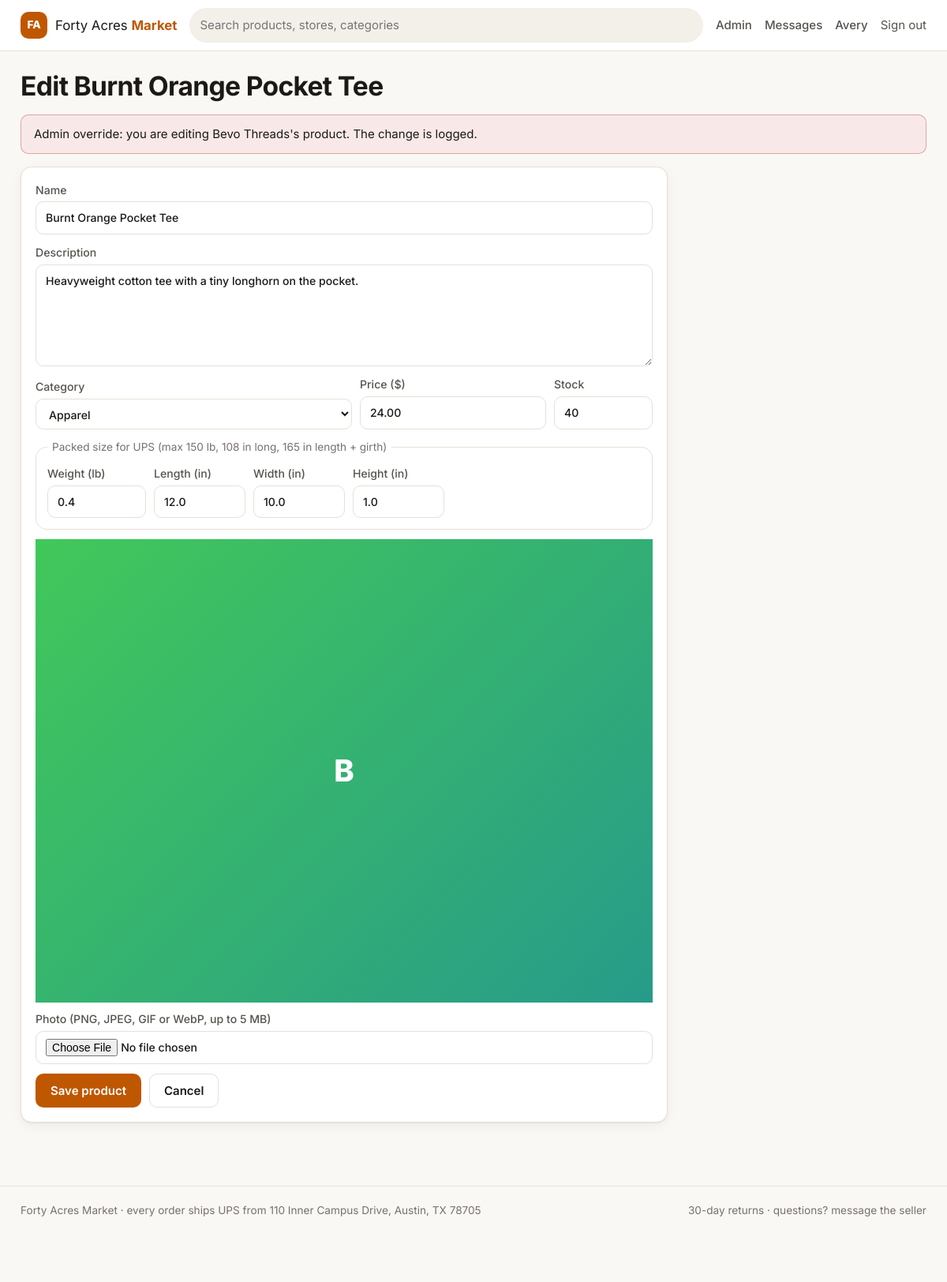
The app's page /seller/products/1/edit (signed in) with its own data.
### tables this page shows
CREATE TABLE users (
    id INTEGER PRIMARY KEY,
    email TEXT NOT NULL UNIQUE COLLATE NOCASE,
    password_hash TEXT NOT NULL,
    name TEXT NOT NULL,
    role TEXT NOT NULL CHECK (role IN ('customer', 'seller', 'admin')),
    is_active INTEGER NOT NULL DEFAULT 1,
    street TEXT NOT NULL DEFAULT '',
    city TEXT NOT NULL DEFAULT '',
    state TEXT NOT NULL DEFAULT '',
    zip TEXT NOT NULL DEFAULT '',
    created_at TEXT NOT NULL DEFAULT (datetime('now'))
);

CREATE TABLE products (
    id INTEGER PRIMARY KEY,
    store_id INTEGER NOT NULL REFERENCES stores(id),
    name TEXT NOT NULL,
    description TEXT NOT NULL DEFAULT '',
    category TEXT NOT NULL,
    price_cents INTEGER NOT NULL CHECK (price_cents > 0),
    stock INTEGER NOT NULL CHECK (stock >= 0),
    weight_lb REAL NOT NULL CHECK (weight_lb > 0),
    length_in REAL NOT NULL CHECK (length_in > 0),
    width_in REAL NOT NULL CHECK (width_in > 0),
    height_in REAL NOT NULL CHECK (height_in > 0),
    image TEXT,
    is_active INTEGER NOT NULL DEFAULT 1,
    created_at TEXT NOT NULL DEFAULT (datetime('now'))
);

CREATE TABLE stores (
    id INTEGER PRIMARY KEY,
    seller_id INTEGER NOT NULL UNIQUE REFERENCES users(id),
    name TEXT NOT NULL UNIQUE COLLATE NOCASE,
    description TEXT NOT NULL DEFAULT '',
    is_active INTEGER NOT NULL DEFAULT 1,
    created_at TEXT NOT NULL DEFAULT (datetime('now'))
);

CREATE TABLE settings (
    key TEXT PRIMARY KEY,
    value TEXT NOT NULL
);

### app.py (the view, shortened to what this page needs)
@app.route("/seller/products/new", methods=["GET", "POST"])
@app.route("/seller/products/<int:pid>/edit", methods=["GET", "POST"])
@login_required("seller", "admin")
def product_form(pid=None):
    p = managed_product(pid) if pid else None
    if p is None and is_admin():
        abort(403, "Products are created by sellers. Admins can edit existing products.")
    return render_template("product_form.html", p=p)

### app.py (called while the page is built)
@app.before_request
def load_user():
    g.user = None
    uid = session.get("uid")
    if uid:
        user = get_db().execute("SELECT * FROM users WHERE id = ?", (uid,)).fetchone()
        if user and user["is_active"]:
            g.user = user
        else:
            session.clear()  # deactivated accounts are signed out on their next request

@app.before_request
def csrf_protect():
    if request.method in ("POST", "PUT", "PATCH", "DELETE"):
        if wants_json() and request.is_json:
            return
        token = request.form.get("csrf_token") or request.headers.get("X-CSRF-Token") or ""
        expected = session.get("csrf")
        if not expected or not secrets.compare_digest(token, expected):
            abort(400, "Your session expired or the form is stale (CSRF check failed). Reload and try again.")

def csrf_token():
    if "csrf" not in session:
        session["csrf"] = secrets.token_urlsafe(32)
    return session["csrf"]

@app.after_request
def security_headers(resp):
    resp.headers.setdefault("X-Content-Type-Options", "nosniff")
    resp.headers.setdefault("X-Frame-Options", "DENY")
    resp.headers.setdefault("Referrer-Policy", "same-origin")
    resp.headers.setdefault(
        "Content-Security-Policy",
        "default-src 'self'; script-src 'self'; style-src 'self' 'unsafe-inline' https://fonts.googleapis.com; "
        "font-src https://fonts.gstatic.com; img-src 'self' data:; frame-ancestors 'none'")
    return resp

def login_required(*roles):
    def deco(view):
        @functools.wraps(view)
        def wrapper(*args, **kwargs):
            if g.user is None:
                abort(401, "Sign in required.")
            if roles and g.user["role"] not in roles:
                abort(403, f"This page is for {' or '.join(roles)} accounts.")
            return view(*args, **kwargs)
        return wrapper
    return deco

def is_admin():
    return g.user is not None and g.user["role"] == "admin"

def fetch_product(pid):
    return get_db().execute(
        f"SELECT p.*, s.name AS store_name, s.description AS store_description, s.seller_id, "
        f"{VISIBLE} AS visible {PRODUCT_FROM} WHERE p.id = ?", (pid,)).fetchone()

def managed_product(pid):
    p = fetch_product(pid)
    if not p:
        abort(404, "Product not found.")
    if not (is_admin() or p["seller_id"] == g.user["id"]):
        abort(403, "Sellers can only manage their own products.")
    return p

### templates/product_form.html (shortened to what this page needs)
{% extends "base.html" %}
{% from "_macros.html" import csrf, thumb with context %}
{% block content %}
<h1>{{ 'Edit ' ~ p.name if p else 'New product' }}</h1>
{% if p and g.user.role == 'admin' and g.user.id != p.seller_id %}<div class="flash flash-error">Admin override: you are editing {{ p.store_name }}'s product. The change is logged.</div>{% endif %}
<form method="post" enctype="multipart/form-data" class="card stack form-wide">
  <label>Name <input name="name" required maxlength="120" value="{{ p.name if p }}"></label>
  <label>Description <textarea name="description" rows="5" maxlength="4000">{{ p.description if p }}</textarea></label>
  <div class="row">
    <label class="grow">Category
      <select name="category" required>{% for c in categories %}<option {{ 'selected' if p and p.category == c }}>{{ c }}</option>{% endfor %}</select></label>
    <label>Price ($) <input name="price" required inputmode="decimal" pattern="\d+(\.\d{1,2})?" value="{{ '%.2f'|format(p.price_cents / 100) if p }}"></label>
    <label>Stock <input type="number" name="stock" required min="0" max="100000" value="{{ p.stock if p else 1 }}"></label>
  </div>
  <fieldset class="row">
    <legend>Packed size for UPS (max 150 lb, 108 in long, 165 in length + girth)</legend>
    <label>Weight (lb) <input type="number" name="weight_lb" required min="0.01" max="150" step="0.01" value="{{ p.weight_lb if p }}"></label>
    <label>Length (in) <input type="number" name="length_in" required min="0.1" max="108" step="0.1" value="{{ p.length_in if p }}"></label>
    <label>Width (in) <input type="number" name="width_in" required min="0.1" max="108" step="0.1" value="{{ p.width_in if p }}"></label>
    <label>Height (in) <input type="number" name="height_in" required min="0.1" max="108" step="0.1" value="{{ p.height_in if p }}"></label>
  </fieldset>
  <div class="row">
    {% if p %}{{ thumb(p, 'thumb') }}{% endif %}
    <label class="grow">Photo (PNG, JPEG, GIF or WebP, up to 5 MB) <input type="file" name="image" accept="image/png,image/jpeg,image/gif,image/webp"></label>
  </div>
  <div class="row"><button class="btn">Save product</button><a class="btn btn-ghost" href="{{ url_for('seller') if g.user.role == 'seller' else url_for('admin', tab='products') }}">Cancel</a></div>
</form>
{% endblock %}

### templates/base.html (shortened to what this page needs)
<!doctype html>
<html lang="en">
<head>
  <link rel="stylesheet" href="{{ url_for('static', filename='style.css') }}">
</head>
<body>
<header class="topbar">
  <div class="container topbar-inner">
    <a class="brand" href="{{ url_for('index') }}"><span class="brand-mark">FA</span><span>Forty Acres <b>Market</b></span></a>
    <form class="search" action="{{ url_for('index') }}" method="get" role="search">
      <input type="search" name="q" value="{{ request.args.get('q', '') }}" placeholder="Search products, stores, categories" aria-label="Search" maxlength="100">
    </form>
    <nav class="nav">
      {% if not g.user %}
        <a href="{{ url_for('login') }}">Sign in</a>
        <a class="btn btn-sm" href="{{ url_for('register') }}">Join</a>
      {% else %}
        {% if g.user.role == 'customer' %}
          <a href="{{ url_for('orders') }}">Orders</a>
        {% elif g.user.role == 'seller' %}
          <a href="{{ url_for('seller') }}">My store</a>
        {% else %}
          <a href="{{ url_for('admin') }}">Admin</a>
        {% endif %}
        <a href="{{ url_for('inbox') }}">Messages{% if unread %} <span class="badge">{{ unread }}</span>{% endif %}</a>
        <a href="{{ url_for('account') }}" title="Account">{{ g.user.name.split()[0] }}</a>
        <form method="post" action="{{ url_for('logout') }}" class="inline">
          <button class="link">Sign out</button>
        </form>
      {% endif %}
    </nav>
  </div>
</header>
<main class="container">
  {% block content %}{% endblock %}
</main>
<footer class="footer">
  <div class="container">
    <span>Forty Acres Market · every order ships UPS from 110 Inner Campus Drive, Austin, TX 78705</span>
    <span>{{ settings.return_window_days }}-day returns · questions? message the seller</span>
  </div>
</footer>
</body>
</html>

### templates/_macros.html (shortened to what this page needs)
{% macro thumb(p, cls='thumb') -%}
  {% if p.image %}<img class="{{ cls }}" src="{{ url_for('static', filename='uploads/' ~ p.image) }}" alt="{{ p.name }}" loading="lazy">
  {% else %}<div class="{{ cls }} placeholder" style="--h: {{ (p.name|length * 37) % 360 }}" aria-hidden="true">{{ p.name[:1] }}</div>{% endif %}
{%- endmacro %}

### static/style.css (style rules this page uses)
:root { color-scheme: light; --bg: #faf8f5; --surface: #ffffff; --surface-2: #f3efe9; --border: #e6e0d6; --text: #1c1917; --text-2: #57534e; --muted: #78716c; --accent: #bf5700; --accent-ink: #ffffff; --accent-soft: #fbe9dc; --danger: #b42318; --ok: #067647; --warn: #b54708; --series-1: #2a78d6; --grid: #e7e5e4; --shadow: 0 1px 2px rgb(28 25 23 / .06), 0 4px 16px rgb(28 25 23 / .05); --radius: 14px; }
* { box-sizing: border-box; }
html { -webkit-text-size-adjust: 100%; }
body { margin: 0; background: var(--bg); color: var(--text); font: 15px/1.55 Inter, system-ui, -apple-system, "Segoe UI", sans-serif; display: flex; flex-direction: column; min-height: 100vh; }
main.container { flex: 1; padding-top: 24px; padding-bottom: 64px; }
a { color: var(--accent); text-decoration: none; }
h1 { font-size: clamp(1.5rem, 3vw, 2.1rem); letter-spacing: -.02em; margin: 0 0 16px; line-height: 1.2; }
.container { width: 100%; max-width: 1180px; margin: 0 auto; padding: 0 16px; }
.grow { flex: 1; min-width: 0; }
.inline { display: inline; }
.stack { display: flex; flex-direction: column; gap: 12px; }
.row { display: flex; gap: 10px; align-items: flex-end; flex-wrap: wrap; }
.topbar { background: var(--surface); border-bottom: 1px solid var(--border); position: sticky; top: 0; z-index: 20; }
.topbar-inner { display: flex; align-items: center; gap: 16px; height: 64px; }
.brand { display: flex; align-items: center; gap: 10px; color: var(--text); font-size: 1.05rem; white-space: nowrap; }
.brand b { color: var(--accent); }
.brand-mark { display: grid; place-items: center; width: 34px; height: 34px; border-radius: 10px; background: var(--accent); color: var(--accent-ink); font-weight: 800; font-size: .85rem; }
.search { flex: 1; }
.search input { width: 100%; border-radius: 999px; background: var(--surface-2); border-color: transparent; }
.nav { display: flex; align-items: center; gap: 16px; white-space: nowrap; }
.nav a { color: var(--text-2); font-weight: 500; }
input, select, textarea { font: inherit; color: var(--text); background: var(--surface); border: 1px solid var(--border); border-radius: 10px; padding: 9px 12px; width: 100%; }
label { display: flex; flex-direction: column; gap: 4px; font-size: .88rem; font-weight: 500; color: var(--text-2); }
fieldset { border: 1px solid var(--border); border-radius: var(--radius); padding: 12px 14px 14px; margin: 0; }
legend { font-size: .85rem; color: var(--muted); padding: 0 6px; }
.btn { display: inline-flex; align-items: center; justify-content: center; gap: 6px; border: 1px solid transparent; background: var(--accent); color: var(--accent-ink); font: inherit; font-weight: 600; padding: 9px 18px; border-radius: 10px; cursor: pointer; transition: transform .08s, filter .15s; white-space: nowrap; }
.btn-ghost { background: transparent; color: var(--text); border-color: var(--border); }
button.link { background: none; border: 0; color: var(--text-2); font: inherit; cursor: pointer; padding: 0; }
.card { background: var(--surface); border: 1px solid var(--border); border-radius: var(--radius); padding: 18px; box-shadow: var(--shadow); }
section.card, form.card { margin-bottom: 16px; }
.flash { padding: 12px 16px; border-radius: 10px; margin-bottom: 16px; border: 1px solid; }
.flash-error { background: color-mix(in srgb, var(--danger) 10%, var(--surface)); border-color: color-mix(in srgb, var(--danger) 35%, transparent); }
.thumb, .hero-img, .thumb-sm, .thumb-xs { object-fit: cover; display: block; background: var(--surface-2); }
.thumb { width: 100%; aspect-ratio: 4 / 3; }
.placeholder { display: grid; place-items: center; color: #fff; font-weight: 800; font-size: 2.4rem; background: linear-gradient(135deg, hsl(var(--h) 55% 52%), hsl(calc(var(--h) + 40) 60% 38%)); }
.footer { border-top: 1px solid var(--border); padding: 20px 0 80px; color: var(--muted); font-size: .85rem; }
.footer .container { display: flex; justify-content: space-between; flex-wrap: wrap; gap: 8px; }
.form-wide { max-width: 820px; }

### records on screen
users: user.name "Avery"
products: name "Edit Burnt Orange Pocket Tee", name "Burnt Orange Pocket Tee", description "Heavyweight cotton tee with a tiny longhorn on the pocket.", price "24.00", stock "40", weight_lb "0.4", length_in "12.0", width_in "10.0", height_in "1.0", name "B"
stores: store_name "Bevo Threads"
settings: return_window_days "30"

### other values on screen
form field category "Apparel"
